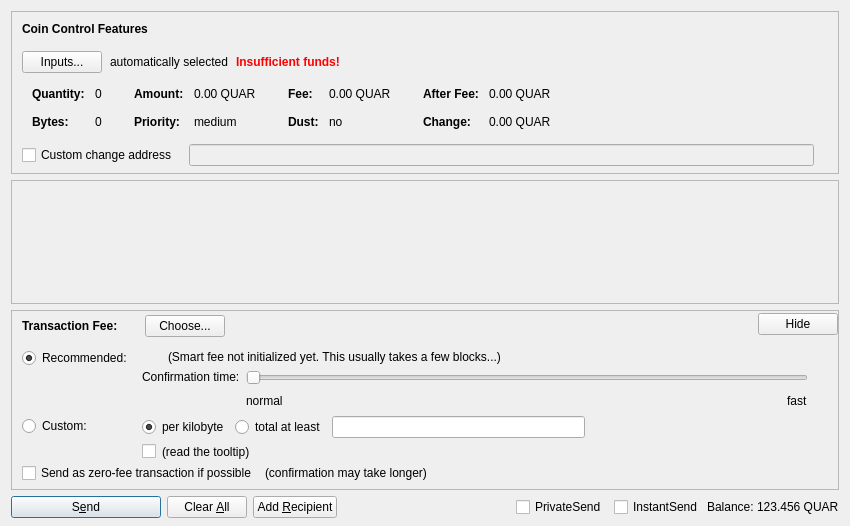
<?xml version="1.0" encoding="UTF-8"?>
<ui version="4.0">
 <class>SendCoinsDialog</class>
 <widget class="QDialog" name="SendCoinsDialog">
  <property name="geometry">
   <rect>
    <x>0</x>
    <y>0</y>
    <width>850</width>
    <height>526</height>
   </rect>
  </property>
  <property name="windowTitle">
   <string>Send Coins</string>
  </property>
  <layout class="QVBoxLayout" name="verticalLayout" stretch="0,1,0,0">
   <property name="bottomMargin">
    <number>8</number>
   </property>
   <item>
    <widget class="QFrame" name="frameCoinControl">
     <property name="sizePolicy">
      <sizepolicy hsizetype="Expanding" vsizetype="Expanding">
       <horstretch>0</horstretch>
       <verstretch>0</verstretch>
      </sizepolicy>
     </property>
     <property name="maximumSize">
      <size>
       <width>16777215</width>
       <height>16777215</height>
      </size>
     </property>
     <property name="frameShape">
      <enum>QFrame::StyledPanel</enum>
     </property>
     <property name="frameShadow">
      <enum>QFrame::Sunken</enum>
     </property>
     <layout class="QVBoxLayout" name="verticalLayoutCoinControl2">
      <property name="spacing">
       <number>0</number>
      </property>
      <property name="leftMargin">
       <number>0</number>
      </property>
      <property name="topMargin">
       <number>0</number>
      </property>
      <property name="rightMargin">
       <number>0</number>
      </property>
      <property name="bottomMargin">
       <number>6</number>
      </property>
      <item>
       <layout class="QVBoxLayout" name="verticalLayoutCoinControl" stretch="0,0,0,0,1">
        <property name="spacing">
         <number>0</number>
        </property>
        <property name="leftMargin">
         <number>10</number>
        </property>
        <property name="topMargin">
         <number>10</number>
        </property>
        <item>
         <layout class="QHBoxLayout" name="horizontalLayoutCoinControl1">
          <property name="bottomMargin">
           <number>15</number>
          </property>
          <item>
           <widget class="QLabel" name="labelCoinControlFeatures">
            <property name="sizePolicy">
             <sizepolicy hsizetype="Preferred" vsizetype="Maximum">
              <horstretch>0</horstretch>
              <verstretch>0</verstretch>
             </sizepolicy>
            </property>
            <property name="font">
             <font>
              <weight>75</weight>
              <bold>true</bold>
             </font>
            </property>
            <property name="styleSheet">
             <string notr="true">font-weight:bold;</string>
            </property>
            <property name="text">
             <string>Coin Control Features</string>
            </property>
           </widget>
          </item>
         </layout>
        </item>
        <item>
         <layout class="QHBoxLayout" name="horizontalLayoutCoinControl2" stretch="0,0,0,0">
          <property name="spacing">
           <number>8</number>
          </property>
          <property name="bottomMargin">
           <number>10</number>
          </property>
          <item>
           <widget class="QPushButton" name="pushButtonCoinControl">
            <property name="styleSheet">
             <string notr="true"/>
            </property>
            <property name="text">
             <string>Inputs...</string>
            </property>
            <property name="autoDefault">
             <bool>false</bool>
            </property>
           </widget>
          </item>
          <item>
           <widget class="QLabel" name="labelCoinControlAutomaticallySelected">
            <property name="text">
             <string>automatically selected</string>
            </property>
            <property name="margin">
             <number>5</number>
            </property>
           </widget>
          </item>
          <item>
           <widget class="QLabel" name="labelCoinControlInsuffFunds">
            <property name="font">
             <font>
              <weight>75</weight>
              <bold>true</bold>
             </font>
            </property>
            <property name="styleSheet">
             <string notr="true">color:red;font-weight:bold;</string>
            </property>
            <property name="text">
             <string>Insufficient funds!</string>
            </property>
            <property name="margin">
             <number>5</number>
            </property>
           </widget>
          </item>
          <item>
           <spacer name="horizontalSpacerCoinControl">
            <property name="orientation">
             <enum>Qt::Horizontal</enum>
            </property>
            <property name="sizeHint" stdset="0">
             <size>
              <width>40</width>
              <height>1</height>
             </size>
            </property>
           </spacer>
          </item>
         </layout>
        </item>
        <item>
         <widget class="QWidget" name="widgetCoinControl" native="true">
          <property name="sizePolicy">
           <sizepolicy hsizetype="Preferred" vsizetype="Preferred">
            <horstretch>0</horstretch>
            <verstretch>0</verstretch>
           </sizepolicy>
          </property>
          <property name="minimumSize">
           <size>
            <width>0</width>
            <height>0</height>
           </size>
          </property>
          <property name="styleSheet">
           <string notr="true"/>
          </property>
          <layout class="QHBoxLayout" name="horizontalLayoutCoinControl5">
           <property name="leftMargin">
            <number>0</number>
           </property>
           <property name="topMargin">
            <number>0</number>
           </property>
           <property name="rightMargin">
            <number>0</number>
           </property>
           <property name="bottomMargin">
            <number>0</number>
           </property>
           <item>
            <layout class="QHBoxLayout" name="horizontalLayoutCoinControl3" stretch="0,0,0,1">
             <property name="spacing">
              <number>20</number>
             </property>
             <property name="topMargin">
              <number>0</number>
             </property>
             <property name="bottomMargin">
              <number>10</number>
             </property>
             <item>
              <layout class="QFormLayout" name="formLayoutCoinControl1">
               <property name="horizontalSpacing">
                <number>10</number>
               </property>
               <property name="verticalSpacing">
                <number>14</number>
               </property>
               <property name="leftMargin">
                <number>10</number>
               </property>
               <property name="topMargin">
                <number>4</number>
               </property>
               <property name="rightMargin">
                <number>6</number>
               </property>
               <item row="0" column="0">
                <widget class="QLabel" name="labelCoinControlQuantityText">
                 <property name="font">
                  <font>
                   <weight>75</weight>
                   <bold>true</bold>
                  </font>
                 </property>
                 <property name="text">
                  <string>Quantity:</string>
                 </property>
                 <property name="margin">
                  <number>0</number>
                 </property>
                </widget>
               </item>
               <item row="0" column="1">
                <widget class="QLabel" name="labelCoinControlQuantity">
                 <property name="cursor">
                  <cursorShape>IBeamCursor</cursorShape>
                 </property>
                 <property name="contextMenuPolicy">
                  <enum>Qt::ActionsContextMenu</enum>
                 </property>
                 <property name="text">
                  <string notr="true">0</string>
                 </property>
                 <property name="margin">
                  <number>0</number>
                 </property>
                 <property name="textInteractionFlags">
                  <set>Qt::LinksAccessibleByMouse|Qt::TextSelectableByKeyboard|Qt::TextSelectableByMouse</set>
                 </property>
                </widget>
               </item>
               <item row="1" column="0">
                <widget class="QLabel" name="labelCoinControlBytesText">
                 <property name="font">
                  <font>
                   <weight>75</weight>
                   <bold>true</bold>
                  </font>
                 </property>
                 <property name="text">
                  <string>Bytes:</string>
                 </property>
                </widget>
               </item>
               <item row="1" column="1">
                <widget class="QLabel" name="labelCoinControlBytes">
                 <property name="cursor">
                  <cursorShape>IBeamCursor</cursorShape>
                 </property>
                 <property name="contextMenuPolicy">
                  <enum>Qt::ActionsContextMenu</enum>
                 </property>
                 <property name="text">
                  <string notr="true">0</string>
                 </property>
                 <property name="textInteractionFlags">
                  <set>Qt::LinksAccessibleByMouse|Qt::TextSelectableByKeyboard|Qt::TextSelectableByMouse</set>
                 </property>
                </widget>
               </item>
              </layout>
             </item>
             <item>
              <layout class="QFormLayout" name="formLayoutCoinControl2">
               <property name="horizontalSpacing">
                <number>10</number>
               </property>
               <property name="verticalSpacing">
                <number>14</number>
               </property>
               <property name="leftMargin">
                <number>6</number>
               </property>
               <property name="topMargin">
                <number>4</number>
               </property>
               <property name="rightMargin">
                <number>6</number>
               </property>
               <item row="0" column="0">
                <widget class="QLabel" name="labelCoinControlAmountText">
                 <property name="font">
                  <font>
                   <weight>75</weight>
                   <bold>true</bold>
                  </font>
                 </property>
                 <property name="text">
                  <string>Amount:</string>
                 </property>
                 <property name="margin">
                  <number>0</number>
                 </property>
                </widget>
               </item>
               <item row="0" column="1">
                <widget class="QLabel" name="labelCoinControlAmount">
                 <property name="cursor">
                  <cursorShape>IBeamCursor</cursorShape>
                 </property>
                 <property name="contextMenuPolicy">
                  <enum>Qt::ActionsContextMenu</enum>
                 </property>
                 <property name="text">
                  <string notr="true">0.00 QUAR</string>
                 </property>
                 <property name="textInteractionFlags">
                  <set>Qt::LinksAccessibleByMouse|Qt::TextSelectableByKeyboard|Qt::TextSelectableByMouse</set>
                 </property>
                </widget>
               </item>
               <item row="1" column="0">
                <widget class="QLabel" name="labelCoinControlPriorityText">
                 <property name="font">
                  <font>
                   <weight>75</weight>
                   <bold>true</bold>
                  </font>
                 </property>
                 <property name="text">
                  <string>Priority:</string>
                 </property>
                </widget>
               </item>
               <item row="1" column="1">
                <widget class="QLabel" name="labelCoinControlPriority">
                 <property name="cursor">
                  <cursorShape>IBeamCursor</cursorShape>
                 </property>
                 <property name="contextMenuPolicy">
                  <enum>Qt::ActionsContextMenu</enum>
                 </property>
                 <property name="text">
                  <string>medium</string>
                 </property>
                 <property name="textInteractionFlags">
                  <set>Qt::LinksAccessibleByMouse|Qt::TextSelectableByKeyboard|Qt::TextSelectableByMouse</set>
                 </property>
                </widget>
               </item>
              </layout>
             </item>
             <item>
              <layout class="QFormLayout" name="formLayoutCoinControl3">
               <property name="horizontalSpacing">
                <number>10</number>
               </property>
               <property name="verticalSpacing">
                <number>14</number>
               </property>
               <property name="leftMargin">
                <number>6</number>
               </property>
               <property name="topMargin">
                <number>4</number>
               </property>
               <property name="rightMargin">
                <number>6</number>
               </property>
               <item row="0" column="0">
                <widget class="QLabel" name="labelCoinControlFeeText">
                 <property name="font">
                  <font>
                   <weight>75</weight>
                   <bold>true</bold>
                  </font>
                 </property>
                 <property name="text">
                  <string>Fee:</string>
                 </property>
                 <property name="margin">
                  <number>0</number>
                 </property>
                </widget>
               </item>
               <item row="0" column="1">
                <widget class="QLabel" name="labelCoinControlFee">
                 <property name="cursor">
                  <cursorShape>IBeamCursor</cursorShape>
                 </property>
                 <property name="contextMenuPolicy">
                  <enum>Qt::ActionsContextMenu</enum>
                 </property>
                 <property name="text">
                  <string notr="true">0.00 QUAR</string>
                 </property>
                 <property name="textInteractionFlags">
                  <set>Qt::LinksAccessibleByMouse|Qt::TextSelectableByKeyboard|Qt::TextSelectableByMouse</set>
                 </property>
                </widget>
               </item>
               <item row="1" column="0">
                <widget class="QLabel" name="labelCoinControlLowOutputText">
                 <property name="font">
                  <font>
                   <weight>75</weight>
                   <bold>true</bold>
                  </font>
                 </property>
                 <property name="text">
                  <string>Dust:</string>
                 </property>
                </widget>
               </item>
               <item row="1" column="1">
                <widget class="QLabel" name="labelCoinControlLowOutput">
                 <property name="cursor">
                  <cursorShape>IBeamCursor</cursorShape>
                 </property>
                 <property name="contextMenuPolicy">
                  <enum>Qt::ActionsContextMenu</enum>
                 </property>
                 <property name="text">
                  <string>no</string>
                 </property>
                 <property name="textInteractionFlags">
                  <set>Qt::LinksAccessibleByMouse|Qt::TextSelectableByKeyboard|Qt::TextSelectableByMouse</set>
                 </property>
                </widget>
               </item>
              </layout>
             </item>
             <item>
              <layout class="QFormLayout" name="formLayoutCoinControl4">
               <property name="horizontalSpacing">
                <number>10</number>
               </property>
               <property name="verticalSpacing">
                <number>14</number>
               </property>
               <property name="leftMargin">
                <number>6</number>
               </property>
               <property name="topMargin">
                <number>4</number>
               </property>
               <property name="rightMargin">
                <number>6</number>
               </property>
               <item row="0" column="0">
                <widget class="QLabel" name="labelCoinControlAfterFeeText">
                 <property name="font">
                  <font>
                   <weight>75</weight>
                   <bold>true</bold>
                  </font>
                 </property>
                 <property name="text">
                  <string>After Fee:</string>
                 </property>
                 <property name="margin">
                  <number>0</number>
                 </property>
                </widget>
               </item>
               <item row="0" column="1">
                <widget class="QLabel" name="labelCoinControlAfterFee">
                 <property name="cursor">
                  <cursorShape>IBeamCursor</cursorShape>
                 </property>
                 <property name="contextMenuPolicy">
                  <enum>Qt::ActionsContextMenu</enum>
                 </property>
                 <property name="text">
                  <string notr="true">0.00 QUAR</string>
                 </property>
                 <property name="textInteractionFlags">
                  <set>Qt::LinksAccessibleByMouse|Qt::TextSelectableByKeyboard|Qt::TextSelectableByMouse</set>
                 </property>
                </widget>
               </item>
               <item row="1" column="0">
                <widget class="QLabel" name="labelCoinControlChangeText">
                 <property name="font">
                  <font>
                   <weight>75</weight>
                   <bold>true</bold>
                  </font>
                 </property>
                 <property name="text">
                  <string>Change:</string>
                 </property>
                </widget>
               </item>
               <item row="1" column="1">
                <widget class="QLabel" name="labelCoinControlChange">
                 <property name="cursor">
                  <cursorShape>IBeamCursor</cursorShape>
                 </property>
                 <property name="contextMenuPolicy">
                  <enum>Qt::ActionsContextMenu</enum>
                 </property>
                 <property name="text">
                  <string notr="true">0.00 QUAR</string>
                 </property>
                 <property name="textInteractionFlags">
                  <set>Qt::LinksAccessibleByMouse|Qt::TextSelectableByKeyboard|Qt::TextSelectableByMouse</set>
                 </property>
                </widget>
               </item>
              </layout>
             </item>
            </layout>
           </item>
          </layout>
         </widget>
        </item>
        <item>
         <layout class="QHBoxLayout" name="horizontalLayoutCoinControl4" stretch="0,0,0">
          <property name="spacing">
           <number>12</number>
          </property>
          <property name="sizeConstraint">
           <enum>QLayout::SetDefaultConstraint</enum>
          </property>
          <property name="topMargin">
           <number>5</number>
          </property>
          <property name="rightMargin">
           <number>5</number>
          </property>
          <item>
           <widget class="QCheckBox" name="checkBoxCoinControlChange">
            <property name="toolTip">
             <string>If this is activated, but the change address is empty or invalid, change will be sent to a newly generated address.</string>
            </property>
            <property name="text">
             <string>Custom change address</string>
            </property>
           </widget>
          </item>
          <item>
           <widget class="QValidatedLineEdit" name="lineEditCoinControlChange">
            <property name="enabled">
             <bool>false</bool>
            </property>
            <property name="sizePolicy">
             <sizepolicy hsizetype="Expanding" vsizetype="Fixed">
              <horstretch>0</horstretch>
              <verstretch>0</verstretch>
             </sizepolicy>
            </property>
           </widget>
          </item>
          <item>
           <widget class="QLabel" name="labelCoinControlChangeLabel">
            <property name="sizePolicy">
             <sizepolicy hsizetype="Preferred" vsizetype="Expanding">
              <horstretch>0</horstretch>
              <verstretch>0</verstretch>
             </sizepolicy>
            </property>
            <property name="minimumSize">
             <size>
              <width>0</width>
              <height>0</height>
             </size>
            </property>
            <property name="text">
             <string/>
            </property>
            <property name="margin">
             <number>3</number>
            </property>
           </widget>
          </item>
         </layout>
        </item>
        <item>
         <spacer name="verticalSpacerCoinControl">
          <property name="orientation">
           <enum>Qt::Vertical</enum>
          </property>
          <property name="sizeHint" stdset="0">
           <size>
            <width>800</width>
            <height>1</height>
           </size>
          </property>
         </spacer>
        </item>
       </layout>
      </item>
     </layout>
    </widget>
   </item>
   <item>
    <widget class="QScrollArea" name="scrollArea">
     <property name="widgetResizable">
      <bool>true</bool>
     </property>
     <widget class="QWidget" name="scrollAreaWidgetContents">
      <property name="geometry">
       <rect>
        <x>0</x>
        <y>0</y>
        <width>830</width>
        <height>69</height>
       </rect>
      </property>
      <layout class="QVBoxLayout" name="verticalLayout_2" stretch="0,1">
       <property name="leftMargin">
        <number>0</number>
       </property>
       <property name="topMargin">
        <number>0</number>
       </property>
       <property name="rightMargin">
        <number>0</number>
       </property>
       <property name="bottomMargin">
        <number>0</number>
       </property>
       <item>
        <layout class="QVBoxLayout" name="entries">
         <property name="spacing">
          <number>6</number>
         </property>
        </layout>
       </item>
       <item>
        <spacer name="verticalSpacer">
         <property name="orientation">
          <enum>Qt::Vertical</enum>
         </property>
         <property name="sizeHint" stdset="0">
          <size>
           <width>20</width>
           <height>40</height>
          </size>
         </property>
        </spacer>
       </item>
      </layout>
     </widget>
    </widget>
   </item>
   <item>
    <widget class="QFrame" name="frameFee">
     <property name="sizePolicy">
      <sizepolicy hsizetype="Expanding" vsizetype="Expanding">
       <horstretch>0</horstretch>
       <verstretch>0</verstretch>
      </sizepolicy>
     </property>
     <property name="maximumSize">
      <size>
       <width>16777215</width>
       <height>16777215</height>
      </size>
     </property>
     <property name="frameShape">
      <enum>QFrame::StyledPanel</enum>
     </property>
     <property name="frameShadow">
      <enum>QFrame::Sunken</enum>
     </property>
     <layout class="QVBoxLayout" name="verticalLayoutFee1">
      <property name="spacing">
       <number>0</number>
      </property>
      <property name="leftMargin">
       <number>0</number>
      </property>
      <property name="topMargin">
       <number>0</number>
      </property>
      <property name="rightMargin">
       <number>0</number>
      </property>
      <property name="bottomMargin">
       <number>0</number>
      </property>
      <item>
       <layout class="QVBoxLayout" name="verticalLayoutFee2" stretch="0,0,0">
        <property name="spacing">
         <number>0</number>
        </property>
        <property name="leftMargin">
         <number>10</number>
        </property>
        <property name="topMargin">
         <number>0</number>
        </property>
        <item>
         <layout class="QHBoxLayout" name="horizontalLayoutFee1">
          <property name="bottomMargin">
           <number>0</number>
          </property>
          <item>
           <layout class="QVBoxLayout" name="verticalLayoutFee7">
            <property name="spacing">
             <number>0</number>
            </property>
            <item>
             <spacer name="verticalSpacerSmartFee">
              <property name="orientation">
               <enum>Qt::Vertical</enum>
              </property>
              <property name="sizeType">
               <enum>QSizePolicy::Fixed</enum>
              </property>
              <property name="sizeHint" stdset="0">
               <size>
                <width>1</width>
                <height>4</height>
               </size>
              </property>
             </spacer>
            </item>
            <item>
             <layout class="QHBoxLayout" name="horizontalLayoutSmartFee">
              <property name="spacing">
               <number>10</number>
              </property>
              <item>
               <widget class="QLabel" name="labelFeeHeadline">
                <property name="sizePolicy">
                 <sizepolicy hsizetype="Preferred" vsizetype="Maximum">
                  <horstretch>0</horstretch>
                  <verstretch>0</verstretch>
                 </sizepolicy>
                </property>
                <property name="font">
                 <font>
                  <weight>75</weight>
                  <bold>true</bold>
                 </font>
                </property>
                <property name="styleSheet">
                 <string notr="true">font-weight:bold;</string>
                </property>
                <property name="text">
                 <string>Transaction Fee:</string>
                </property>
               </widget>
              </item>
              <item>
               <widget class="QLabel" name="labelFeeMinimized">
                <property name="text">
                 <string/>
                </property>
               </widget>
              </item>
              <item>
               <widget class="QPushButton" name="buttonChooseFee">
                <property name="text">
                 <string>Choose...</string>
                </property>
               </widget>
              </item>
             </layout>
            </item>
            <item>
             <spacer name="verticalSpacer_5">
              <property name="orientation">
               <enum>Qt::Vertical</enum>
              </property>
              <property name="sizeHint" stdset="0">
               <size>
                <width>1</width>
                <height>1</height>
               </size>
              </property>
             </spacer>
            </item>
           </layout>
          </item>
          <item>
           <spacer name="horizontalSpacer_4">
            <property name="orientation">
             <enum>Qt::Horizontal</enum>
            </property>
            <property name="sizeHint" stdset="0">
             <size>
              <width>40</width>
              <height>20</height>
             </size>
            </property>
           </spacer>
          </item>
          <item>
           <widget class="QPushButton" name="buttonMinimizeFee">
            <property name="toolTip">
             <string>collapse fee-settings</string>
            </property>
            <property name="text">
             <string>Hide</string>
            </property>
           </widget>
          </item>
         </layout>
        </item>
        <item>
         <widget class="QFrame" name="frameFeeSelection">
          <layout class="QVBoxLayout" name="verticalLayoutFee12">
           <property name="spacing">
            <number>0</number>
           </property>
           <property name="leftMargin">
            <number>0</number>
           </property>
           <property name="topMargin">
            <number>0</number>
           </property>
           <property name="rightMargin">
            <number>0</number>
           </property>
           <property name="bottomMargin">
            <number>0</number>
           </property>
           <item>
            <layout class="QGridLayout" name="gridLayoutFee">
             <property name="topMargin">
              <number>10</number>
             </property>
             <property name="bottomMargin">
              <number>4</number>
             </property>
             <property name="horizontalSpacing">
              <number>10</number>
             </property>
             <property name="verticalSpacing">
              <number>4</number>
             </property>
             <item row="1" column="1">
              <layout class="QVBoxLayout" name="verticalLayoutFee8">
               <property name="spacing">
                <number>6</number>
               </property>
               <item>
                <layout class="QHBoxLayout" name="horizontalLayoutFee13">
                 <item>
                  <widget class="QRadioButton" name="radioCustomPerKilobyte">
                   <property name="toolTip">
                    <string>If the custom fee is set to 1000 duffs and the transaction is only 250 bytes, then &quot;per kilobyte&quot; only pays 250 duffs in fee,&lt;br /&gt;while &quot;at least&quot; pays 1000 duffs. For transactions bigger than a kilobyte both pay by kilobyte.</string>
                   </property>
                   <property name="text">
                    <string>per kilobyte</string>
                   </property>
                   <property name="checked">
                    <bool>true</bool>
                   </property>
                   <attribute name="buttonGroup">
                    <string notr="true">groupCustomFee</string>
                   </attribute>
                  </widget>
                 </item>
                 <item>
                  <widget class="QRadioButton" name="radioCustomAtLeast">
                   <property name="toolTip">
                    <string>If the custom fee is set to 1000 duffs and the transaction is only 250 bytes, then &quot;per kilobyte&quot; only pays 250 duffs in fee,&lt;br /&gt;while &quot;total at least&quot; pays 1000 duffs. For transactions bigger than a kilobyte both pay by kilobyte.</string>
                   </property>
                   <property name="text">
                    <string>total at least</string>
                   </property>
                   <attribute name="buttonGroup">
                    <string notr="true">groupCustomFee</string>
                   </attribute>
                  </widget>
                 </item>
                 <item>
                  <widget class="BitcoinAmountField" name="customFee"/>
                 </item>
                 <item>
                  <spacer name="horizontalSpacer_6">
                   <property name="orientation">
                    <enum>Qt::Horizontal</enum>
                   </property>
                   <property name="sizeHint" stdset="0">
                    <size>
                     <width>1</width>
                     <height>1</height>
                    </size>
                   </property>
                  </spacer>
                 </item>
                </layout>
               </item>
               <item>
                <layout class="QHBoxLayout" name="horizontalLayoutFee8">
                 <item>
                  <widget class="QCheckBox" name="checkBoxMinimumFee">
                   <property name="toolTip">
                    <string>Paying only the minimum fee is just fine as long as there is less transaction volume than space in the blocks.&lt;br /&gt;But be aware that this can end up in a never confirming transaction once there is more demand for QUAR transactions than the network can process.</string>
                   </property>
                   <property name="text">
                    <string/>
                   </property>
                  </widget>
                 </item>
                 <item>
                  <widget class="QLabel" name="labelMinFeeWarning">
                   <property name="enabled">
                    <bool>true</bool>
                   </property>
                   <property name="toolTip">
                    <string>Paying only the minimum fee is just fine as long as there is less transaction volume than space in the blocks.&lt;br /&gt;But be aware that this can end up in a never confirming transaction once there is more demand for QUAR transactions than the network can process.</string>
                   </property>
                   <property name="text">
                    <string>(read the tooltip)</string>
                   </property>
                   <property name="margin">
                    <number>5</number>
                   </property>
                  </widget>
                 </item>
                 <item>
                  <spacer name="horizontalSpacer_2">
                   <property name="orientation">
                    <enum>Qt::Horizontal</enum>
                   </property>
                   <property name="sizeHint" stdset="0">
                    <size>
                     <width>1</width>
                     <height>1</height>
                    </size>
                   </property>
                  </spacer>
                 </item>
                </layout>
               </item>
              </layout>
             </item>
             <item row="0" column="0">
              <layout class="QVBoxLayout" name="verticalLayoutFee4" stretch="0,1">
               <item>
                <widget class="QRadioButton" name="radioSmartFee">
                 <property name="text">
                  <string>Recommended:</string>
                 </property>
                 <property name="checked">
                  <bool>true</bool>
                 </property>
                 <attribute name="buttonGroup">
                  <string notr="true">groupFee</string>
                 </attribute>
                </widget>
               </item>
               <item>
                <spacer name="verticalSpacer_2">
                 <property name="orientation">
                  <enum>Qt::Vertical</enum>
                 </property>
                 <property name="sizeHint" stdset="0">
                  <size>
                   <width>1</width>
                   <height>1</height>
                  </size>
                 </property>
                </spacer>
               </item>
              </layout>
             </item>
             <item row="1" column="0">
              <layout class="QVBoxLayout" name="verticalLayoutFee9" stretch="0,1">
               <item>
                <widget class="QRadioButton" name="radioCustomFee">
                 <property name="text">
                  <string>Custom:</string>
                 </property>
                 <attribute name="buttonGroup">
                  <string notr="true">groupFee</string>
                 </attribute>
                </widget>
               </item>
               <item>
                <spacer name="verticalSpacer_6">
                 <property name="orientation">
                  <enum>Qt::Vertical</enum>
                 </property>
                 <property name="sizeHint" stdset="0">
                  <size>
                   <width>1</width>
                   <height>1</height>
                  </size>
                 </property>
                </spacer>
               </item>
              </layout>
             </item>
             <item row="0" column="1">
              <layout class="QVBoxLayout" name="verticalLayoutFee3" stretch="0,0,1">
               <property name="spacing">
                <number>6</number>
               </property>
               <property name="topMargin">
                <number>2</number>
               </property>
               <item>
                <layout class="QHBoxLayout" name="horizontalLayoutFee12">
                 <item>
                  <widget class="QLabel" name="labelSmartFee">
                   <property name="text">
                    <string/>
                   </property>
                   <property name="margin">
                    <number>2</number>
                   </property>
                  </widget>
                 </item>
                 <item>
                  <widget class="QLabel" name="labelFeeEstimation">
                   <property name="text">
                    <string/>
                   </property>
                  </widget>
                 </item>
                 <item>
                  <widget class="QLabel" name="labelSmartFee2">
                   <property name="text">
                    <string>(Smart fee not initialized yet. This usually takes a few blocks...)</string>
                   </property>
                   <property name="margin">
                    <number>2</number>
                   </property>
                  </widget>
                 </item>
                 <item>
                  <spacer name="horizontalSpacer_5">
                   <property name="orientation">
                    <enum>Qt::Horizontal</enum>
                   </property>
                   <property name="sizeHint" stdset="0">
                    <size>
                     <width>1</width>
                     <height>1</height>
                    </size>
                   </property>
                  </spacer>
                 </item>
                </layout>
               </item>
               <item>
                <layout class="QHBoxLayout" name="horizontalLayoutFee9">
                 <item>
                  <layout class="QVBoxLayout" name="verticalLayoutFee6">
                   <item>
                    <widget class="QLabel" name="labelSmartFee3">
                     <property name="text">
                      <string>Confirmation time:</string>
                     </property>
                     <property name="margin">
                      <number>2</number>
                     </property>
                    </widget>
                   </item>
                   <item>
                    <spacer name="verticalSpacer_3">
                     <property name="orientation">
                      <enum>Qt::Vertical</enum>
                     </property>
                     <property name="sizeHint" stdset="0">
                      <size>
                       <width>1</width>
                       <height>1</height>
                      </size>
                     </property>
                    </spacer>
                   </item>
                  </layout>
                 </item>
                 <item>
                  <layout class="QVBoxLayout" name="verticalLayoutFee5">
                   <property name="rightMargin">
                    <number>30</number>
                   </property>
                   <item>
                    <widget class="QSlider" name="sliderSmartFee">
                     <property name="minimum">
                      <number>0</number>
                     </property>
                     <property name="maximum">
                      <number>24</number>
                     </property>
                     <property name="pageStep">
                      <number>1</number>
                     </property>
                     <property name="value">
                      <number>0</number>
                     </property>
                     <property name="orientation">
                      <enum>Qt::Horizontal</enum>
                     </property>
                     <property name="invertedAppearance">
                      <bool>false</bool>
                     </property>
                     <property name="invertedControls">
                      <bool>false</bool>
                     </property>
                     <property name="tickPosition">
                      <enum>QSlider::NoTicks</enum>
                     </property>
                    </widget>
                   </item>
                   <item>
                    <layout class="QHBoxLayout" name="horizontalLayoutFee10">
                     <item>
                      <widget class="QLabel" name="labelSmartFeeNormal">
                       <property name="text">
                        <string>normal</string>
                       </property>
                      </widget>
                     </item>
                     <item>
                      <spacer name="horizontalSpacer_3">
                       <property name="orientation">
                        <enum>Qt::Horizontal</enum>
                       </property>
                       <property name="sizeHint" stdset="0">
                        <size>
                         <width>40</width>
                         <height>20</height>
                        </size>
                       </property>
                      </spacer>
                     </item>
                     <item>
                      <widget class="QLabel" name="labelSmartFeeFast">
                       <property name="text">
                        <string>fast</string>
                       </property>
                      </widget>
                     </item>
                    </layout>
                   </item>
                  </layout>
                 </item>
                </layout>
               </item>
               <item>
                <spacer name="verticalSpacer_4">
                 <property name="orientation">
                  <enum>Qt::Vertical</enum>
                 </property>
                 <property name="sizeHint" stdset="0">
                  <size>
                   <width>1</width>
                   <height>1</height>
                  </size>
                 </property>
                </spacer>
               </item>
              </layout>
             </item>
            </layout>
           </item>
           <item>
            <layout class="QHBoxLayout" name="horizontalLayoutFee5" stretch="0,0,0">
             <property name="spacing">
              <number>8</number>
             </property>
             <property name="bottomMargin">
              <number>4</number>
             </property>
             <item>
              <widget class="QCheckBox" name="checkBoxFreeTx">
               <property name="text">
                <string>Send as zero-fee transaction if possible</string>
               </property>
              </widget>
             </item>
             <item>
              <widget class="QLabel" name="labelFreeTx">
               <property name="text">
                <string>(confirmation may take longer)</string>
               </property>
               <property name="margin">
                <number>5</number>
               </property>
              </widget>
             </item>
             <item>
              <spacer name="horizontalSpacerFee5">
               <property name="orientation">
                <enum>Qt::Horizontal</enum>
               </property>
               <property name="sizeHint" stdset="0">
                <size>
                 <width>1</width>
                 <height>1</height>
                </size>
               </property>
              </spacer>
             </item>
            </layout>
           </item>
           <item>
            <spacer name="verticalSpacerFee2">
             <property name="orientation">
              <enum>Qt::Vertical</enum>
             </property>
             <property name="sizeHint" stdset="0">
              <size>
               <width>1</width>
               <height>1</height>
              </size>
             </property>
            </spacer>
           </item>
          </layout>
         </widget>
        </item>
        <item>
         <spacer name="verticalSpacerFee">
          <property name="orientation">
           <enum>Qt::Vertical</enum>
          </property>
          <property name="sizeHint" stdset="0">
           <size>
            <width>800</width>
            <height>1</height>
           </size>
          </property>
         </spacer>
        </item>
       </layout>
      </item>
     </layout>
    </widget>
   </item>
   <item>
    <layout class="QHBoxLayout" name="horizontalLayout">
     <item>
      <widget class="QPushButton" name="sendButton">
       <property name="minimumSize">
        <size>
         <width>150</width>
         <height>0</height>
        </size>
       </property>
       <property name="toolTip">
        <string>Confirm the send action</string>
       </property>
       <property name="text">
        <string>S&amp;end</string>
       </property>
       <property name="autoDefault">
        <bool>false</bool>
       </property>
       <property name="default">
        <bool>true</bool>
       </property>
      </widget>
     </item>
     <item>
      <widget class="QPushButton" name="clearButton">
       <property name="sizePolicy">
        <sizepolicy hsizetype="Minimum" vsizetype="Fixed">
         <horstretch>0</horstretch>
         <verstretch>0</verstretch>
        </sizepolicy>
       </property>
       <property name="toolTip">
        <string>Clear all fields of the form.</string>
       </property>
       <property name="text">
        <string>Clear &amp;All</string>
       </property>
       <property name="autoDefault">
        <bool>false</bool>
       </property>
      </widget>
     </item>
     <item>
      <widget class="QPushButton" name="addButton">
       <property name="toolTip">
        <string>Send to multiple recipients at once</string>
       </property>
       <property name="text">
        <string>Add &amp;Recipient</string>
       </property>
       <property name="autoDefault">
        <bool>false</bool>
       </property>
      </widget>
     </item>
     <item>
      <spacer name="horizontalSpacer">
       <property name="orientation">
        <enum>Qt::Horizontal</enum>
       </property>
       <property name="sizeHint" stdset="0">
        <size>
         <width>40</width>
         <height>20</height>
        </size>
       </property>
      </spacer>
     </item>
     <item>
      <layout class="QHBoxLayout" name="horizontalLayout_2">
       <property name="spacing">
        <number>3</number>
       </property>
       <item>
        <widget class="QCheckBox" name="checkUsePrivateSend">
         <property name="minimumSize">
          <size>
           <width>95</width>
           <height>0</height>
          </size>
         </property>
         <property name="text">
          <string>PrivateSend</string>
         </property>
         <property name="checked">
          <bool>false</bool>
         </property>
        </widget>
       </item>
       <item>
        <widget class="QCheckBox" name="checkUseInstantSend">
         <property name="enabled">
          <bool>true</bool>
         </property>
         <property name="minimumSize">
          <size>
           <width>85</width>
           <height>0</height>
          </size>
         </property>
         <property name="text">
          <string>InstantSend</string>
         </property>
        </widget>
       </item>
       <item>
        <widget class="QLabel" name="label">
         <property name="text">
          <string>Balance:</string>
         </property>
        </widget>
       </item>
       <item>
        <widget class="QLabel" name="labelBalance">
         <property name="sizePolicy">
          <sizepolicy hsizetype="Preferred" vsizetype="Fixed">
           <horstretch>0</horstretch>
           <verstretch>0</verstretch>
          </sizepolicy>
         </property>
         <property name="cursor">
          <cursorShape>IBeamCursor</cursorShape>
         </property>
         <property name="text">
          <string notr="true">123.456 QUAR</string>
         </property>
         <property name="textInteractionFlags">
          <set>Qt::LinksAccessibleByMouse|Qt::TextSelectableByKeyboard|Qt::TextSelectableByMouse</set>
         </property>
        </widget>
       </item>
      </layout>
     </item>
    </layout>
   </item>
  </layout>
 </widget>
 <customwidgets>
  <customwidget>
   <class>QValidatedLineEdit</class>
   <extends>QLineEdit</extends>
   <header>qvalidatedlineedit.h</header>
  </customwidget>
  <customwidget>
   <class>BitcoinAmountField</class>
   <extends>QLineEdit</extends>
   <header>bitcoinamountfield.h</header>
   <container>1</container>
  </customwidget>
 </customwidgets>
 <resources>
  <include location="../QUAR.qrc"/>
 </resources>
 <connections/>
 <buttongroups>
  <buttongroup name="groupCustomFee"/>
  <buttongroup name="groupFee"/>
 </buttongroups>
</ui>
